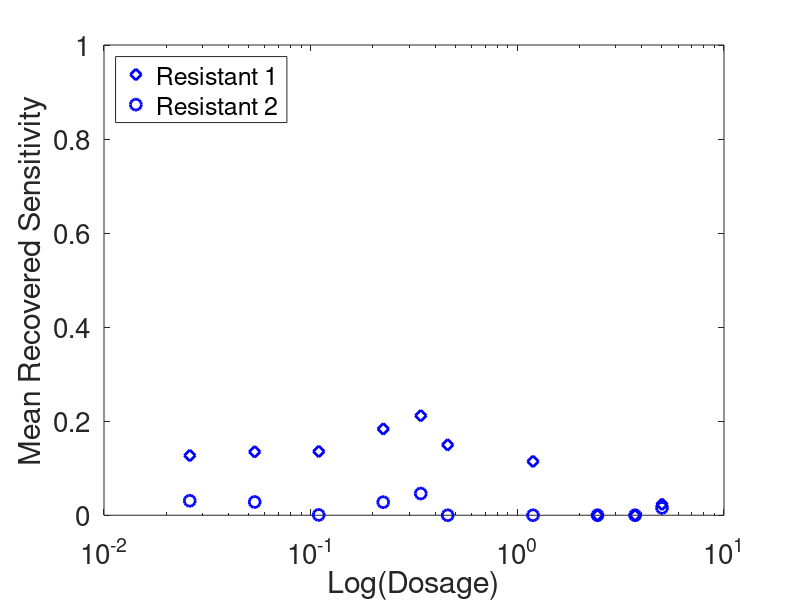
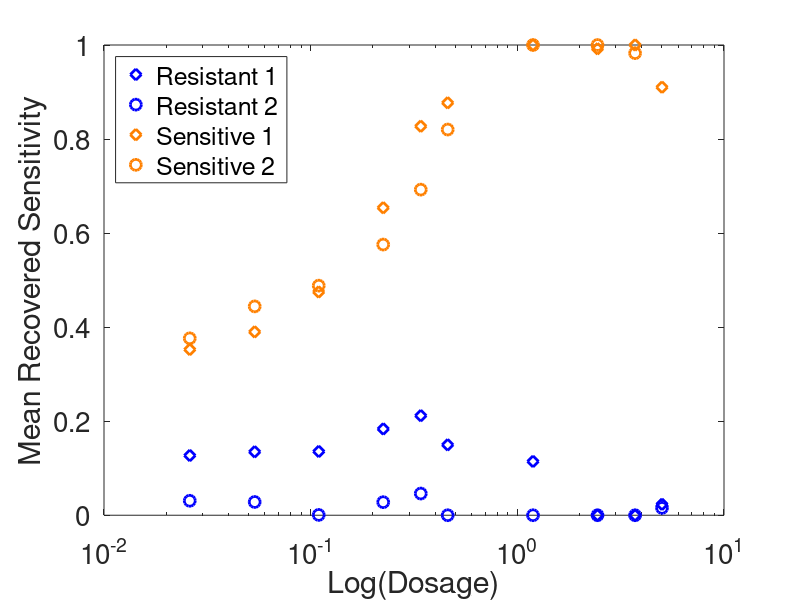
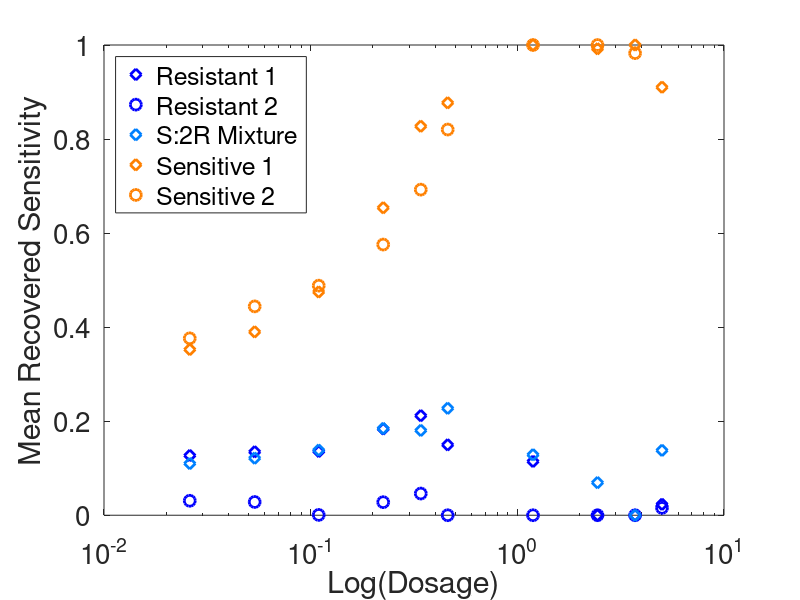
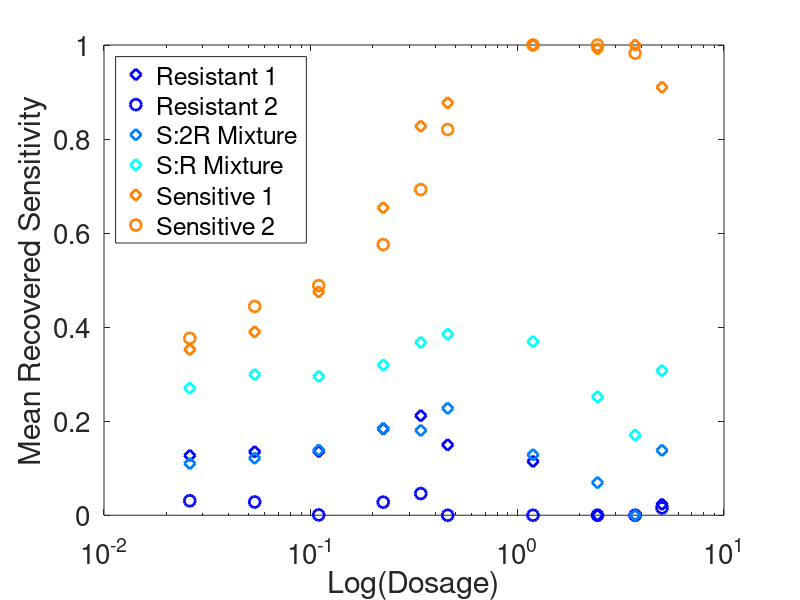

The MATLAB source for these figures, in order:
%S500
concvecSs500=[1     2     3     4     5     6     7     8     9    10    11];
evvecs500=[0.391554778598877
   0.352425300405143
   0.389966196518857
   0.474806025021250
   0.653831925103922
   0.827238854301867
   0.877074411165618
   1.000000000000000
   0.992086312797904
   1.000000000000000
   0.910351624119585];
concvecSs100=[ 1     2     3     4     5     6     7     8     9    10];
evvecs100=[0.309137258143782
   0.376226119126448
   0.444147924964657
   0.488238161747171
   0.575640508475282
   0.692432499975030
   0.820227387509498
   1.000000000000000
   1.000000000000000
   0.982673013036324];
concvecSr250=[1     2     3     4     5     6     7     8     9    10    11];
evvecr250=[0.002471250675863
   0.127051505876649
   0.134933309964287
   0.135628018300982
   0.183493012158774
   0.211724440249231
   0.149751623117030
   0.114473971160524
   0.000000000000000
   0.000000000000000
   0.023368902402449];
concvecSr500=[ 1     2     3     4     5     6     7     8     9    10    11];
evvecr500=[0.005653121488685
   0.030778546248698
   0.028191744271588
   0.000671181988044
   0.027802537570680
   0.046127126386338
   0.000000000000000
   0.000000000000000
   0.000000000000000
   0.000000000000000
   0.015621836156726];
concvecSbf11=[  1     2     3     4     5     6     7     8     9    10    11];
evvecbf11=[0.199500419290343
   0.270224097312327
   0.299152332415836
   0.295285747402492
   0.319495739999136
   0.367514320329439
   0.384949307641148
   0.369222334192770
   0.251851433123408
   0.170497317171638
   0.307429525772766];
concvecSbf12=[ 1     2     3     4     5     6     7     8     9    10    11];
evvecbf12=[0.122159159646169
   0.109959944033354
   0.121343177525710
   0.138427504349731
   0.184550933157761
   0.180404249604588
   0.227362252986868
   0.128476985398751
   0.069412681263310
   0.000000000000000
   0.138038080485024];
concvecSbf21=[1     2     3     4     5     6     7     8     9    10    11
];
evvecbf21=[0.392641562612595
   0.414362693626728
   0.424092262316530
   0.542558491547363
   0.626085478998792
   0.676012738599930
   0.727062601862941
   0.722953321626847
   0.653787072273230
   0.605415698766361
   0.696717225937701];
concvecSbf41=[1     2     3     4     5     6     7     8     9    10    11
];
evvecbf41=[ 0.338227965860502
   0.393182636770071
   0.413165524751177
   0.484858984341095
   0.618003179229237
   0.657787331045966
   0.769264286272438
   0.816442865706253
   0.737992224323920
   0.743279011796481
   0.875163598277047];

clr=jet(6);

dosevec= [0, 0.0260,0.0536, 0.1094, 0.2244, 0.3410,0.4603,1.1908,2.4430,3.7133,5.0119];
% 
% figure
% plot(concvecSs100,evvecs100,'d','LineWidth',2,'Color',clr(3,:))
% hold on
% plot(concvecSs500,evvecs500,'d','LineWidth',2,'Color',clr(3,:))

%just resistant
figure
semilogx(dosevec(concvecSr250),evvecr250,'d','MarkerSize',8,'LineWidth',2,'Color',clr(1,:))
hold on
semilogx(dosevec(concvecSr500),evvecr500,'o','MarkerSize',8,'LineWidth',2,'Color',clr(1,:))
% hold on
% semilogx(dosevec(concvecSs500),evvecs500,'d','MarkerSize',8,'LineWidth',2,'Color',clr(6,:))
% hold on
% semilogx(dosevec(concvecSs100),evvecs100,'d','MarkerSize',8,'LineWidth',2,'Color',clr(6,:))
% %legend('Resistant Data 1','Resistant Data 2','Sensitive Data 1','Sensitive Data 2','Location','northwest')
% semilogx(dosevec(concvecSbf12),evvecbf12,'d','MarkerSize',8,'LineWidth',2,'Color',clr(2,:))
% hold on
% semilogx(dosevec(concvecSbf11),evvecbf11,'d','MarkerSize',8,'LineWidth',2,'Color',clr(3,:))
% hold on
% semilogx(dosevec(concvecSbf21),evvecbf21,'d','MarkerSize',8,'LineWidth',2,'Color',clr(4,:))
% hold on
% semilogx(dosevec(concvecSbf41),evvecbf41,'d','MarkerSize',8,'LineWidth',2,'Color',clr(5,:))
legend('Resistant 1','Resistant 2','Location','northwest','FontSize',16)
ylim([0 1])
xlabel('Log(Dosage)')
ylabel('Mean Recovered Sensitivity')
set(gca,"FontSize",20)

%resistant and sensitive
figure
semilogx(dosevec(concvecSr250),evvecr250,'d','MarkerSize',8,'LineWidth',2,'Color',clr(1,:))
hold on
semilogx(dosevec(concvecSr500),evvecr500,'o','MarkerSize',8,'LineWidth',2,'Color',clr(1,:))
hold on
semilogx(dosevec(concvecSs500),evvecs500,'d','MarkerSize',8,'LineWidth',2,'Color',clr(6,:))
hold on
semilogx(dosevec(concvecSs100),evvecs100,'o','MarkerSize',8,'LineWidth',2,'Color',clr(6,:))
% %legend('Resistant Data 1','Resistant Data 2','Sensitive Data 1','Sensitive Data 2','Location','northwest')
% semilogx(dosevec(concvecSbf12),evvecbf12,'d','MarkerSize',8,'LineWidth',2,'Color',clr(2,:))
% hold on
% semilogx(dosevec(concvecSbf11),evvecbf11,'d','MarkerSize',8,'LineWidth',2,'Color',clr(3,:))
% hold on
% semilogx(dosevec(concvecSbf21),evvecbf21,'d','MarkerSize',8,'LineWidth',2,'Color',clr(4,:))
% hold on
% semilogx(dosevec(concvecSbf41),evvecbf41,'d','MarkerSize',8,'LineWidth',2,'Color',clr(5,:))
legend('Resistant 1','Resistant 2','Sensitive 1','Sensitive 2','Location','northwest','FontSize',16)
xlabel('Log(Dosage)')
ylabel('Mean Recovered Sensitivity')
set(gca,"FontSize",20)

%resistant, sensitive, and 1:2
figure
semilogx(dosevec(concvecSr250),evvecr250,'d','MarkerSize',8,'LineWidth',2,'Color',clr(1,:))
hold on
semilogx(dosevec(concvecSr500),evvecr500,'o','MarkerSize',8,'LineWidth',2,'Color',clr(1,:))
%legend('Resistant Data 1','Resistant Data 2','Sensitive Data 1','Sensitive Data 2','Location','northwest')
semilogx(dosevec(concvecSbf12),evvecbf12,'d','MarkerSize',8,'LineWidth',2,'Color',clr(2,:))
% hold on
% semilogx(dosevec(concvecSbf11),evvecbf11,'d','MarkerSize',8,'LineWidth',2,'Color',clr(3,:))
% hold on
% semilogx(dosevec(concvecSbf21),evvecbf21,'d','MarkerSize',8,'LineWidth',2,'Color',clr(4,:))
% hold on
% semilogx(dosevec(concvecSbf41),evvecbf41,'d','MarkerSize',8,'LineWidth',2,'Color',clr(5,:))
% hold on
semilogx(dosevec(concvecSs500),evvecs500,'d','MarkerSize',8,'LineWidth',2,'Color',clr(6,:))
hold on
semilogx(dosevec(concvecSs100),evvecs100,'o','MarkerSize',8,'LineWidth',2,'Color',clr(6,:))
legend('Resistant 1','Resistant 2','S:2R Mixture','Sensitive 1','Sensitive 2','Location','northwest','FontSize',16)
xlabel('Log(Dosage)')
ylabel('Mean Recovered Sensitivity')
set(gca,"FontSize",20)

%r,s,1:2,1:1
figure
semilogx(dosevec(concvecSr250),evvecr250,'d','MarkerSize',8,'LineWidth',2,'Color',clr(1,:))
hold on
semilogx(dosevec(concvecSr500),evvecr500,'o','MarkerSize',8,'LineWidth',2,'Color',clr(1,:))

%legend('Resistant Data 1','Resistant Data 2','Sensitive Data 1','Sensitive Data 2','Location','northwest')
semilogx(dosevec(concvecSbf12),evvecbf12,'d','MarkerSize',8,'LineWidth',2,'Color',clr(2,:))
hold on
semilogx(dosevec(concvecSbf11),evvecbf11,'d','MarkerSize',8,'LineWidth',2,'Color',clr(3,:))
% hold on
% semilogx(dosevec(concvecSbf21),evvecbf21,'d','MarkerSize',8,'LineWidth',2,'Color',clr(4,:))
% hold on
% semilogx(dosevec(concvecSbf41),evvecbf41,'d','MarkerSize',8,'LineWidth',2,'Color',clr(5,:))
% hold on
semilogx(dosevec(concvecSs500),evvecs500,'d','MarkerSize',8,'LineWidth',2,'Color',clr(6,:))
hold on
semilogx(dosevec(concvecSs100),evvecs100,'o','MarkerSize',8,'LineWidth',2,'Color',clr(6,:))
legend('Resistant 1','Resistant 2','S:2R Mixture','S:R Mixture','Sensitive 1','Sensitive 2','Location','northwest','FontSize',16)
xlabel('Log(Dosage)')
ylabel('Mean Recovered Sensitivity')
set(gca,"FontSize",20)

%all but 4:1
figure
semilogx(dosevec(concvecSr250),evvecr250,'d','MarkerSize',8,'LineWidth',2,'Color',clr(1,:))
hold on
semilogx(dosevec(concvecSr500),evvecr500,'o','MarkerSize',8,'LineWidth',2,'Color',clr(1,:))

%legend('Resistant Data 1','Resistant Data 2','Sensitive Data 1','Sensitive Data 2','Location','northwest')
semilogx(dosevec(concvecSbf12),evvecbf12,'d','MarkerSize',8,'LineWidth',2,'Color',clr(2,:))
hold on
semilogx(dosevec(concvecSbf11),evvecbf11,'d','MarkerSize',8,'LineWidth',2,'Color',clr(3,:))
hold on
semilogx(dosevec(concvecSbf21),evvecbf21,'d','MarkerSize',8,'LineWidth',2,'Color',clr(4,:))
% hold on
% semilogx(dosevec(concvecSbf41),evvecbf41,'d','MarkerSize',8,'LineWidth',2,'Color',clr(5,:))
hold on
semilogx(dosevec(concvecSs500),evvecs500,'d','MarkerSize',8,'LineWidth',2,'Color',clr(6,:))
hold on
semilogx(dosevec(concvecSs100),evvecs100,'o','MarkerSize',8,'LineWidth',2,'Color',clr(6,:))
legend('Resistant 1','Resistant 2','S:2R Mixture','S:R Mixture','2S:R Mixture','Sensitive 1','Sensitive 2','Location','northwest','FontSize',16)
xlabel('Log(Dosage)')
ylabel('Mean Recovered Sensitivity')
set(gca,"FontSize",20)


%all
figure
semilogx(dosevec(concvecSr250),evvecr250,'d','MarkerSize',8,'LineWidth',2,'Color',clr(1,:))
hold on
semilogx(dosevec(concvecSr500),evvecr500,'o','MarkerSize',8,'LineWidth',2,'Color',clr(1,:))

%legend('Resistant Data 1','Resistant Data 2','Sensitive Data 1','Sensitive Data 2','Location','northwest')
semilogx(dosevec(concvecSbf12),evvecbf12,'d','MarkerSize',8,'LineWidth',2,'Color',clr(2,:))
hold on
semilogx(dosevec(concvecSbf11),evvecbf11,'d','MarkerSize',8,'LineWidth',2,'Color',clr(3,:))
hold on
semilogx(dosevec(concvecSbf21),evvecbf21,'d','MarkerSize',8,'LineWidth',2,'Color',clr(4,:))
hold on
semilogx(dosevec(concvecSbf41),evvecbf41,'d','MarkerSize',8,'LineWidth',2,'Color',clr(5,:))
hold on
semilogx(dosevec(concvecSs500),evvecs500,'d','MarkerSize',8,'LineWidth',2,'Color',clr(6,:))
hold on
semilogx(dosevec(concvecSs100),evvecs100,'o','MarkerSize',8,'LineWidth',2,'Color',clr(6,:))
legend('Resistant 1','Resistant 2','S:2R Mixture','S:R Mixture','2S:R Mixture','4S:R Mixture','Sensitive 1','Sensitive 2','Location','northwest','FontSize',16)
xlabel('Log(Dosage)')
ylabel('Mean Recovered Sensitivity')
set(gca,"FontSize",20)

